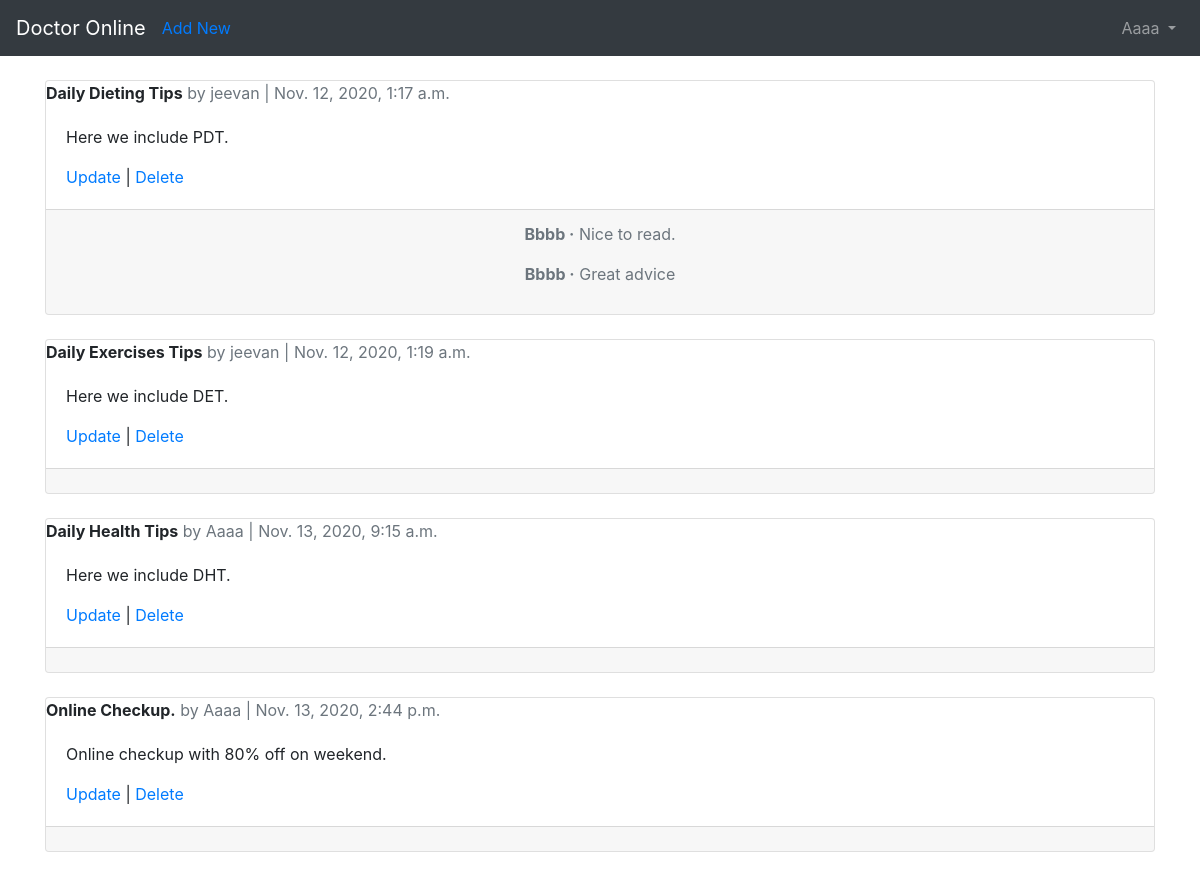
Screenshot of /articles/ (signed in) with the database file from the repository.
### users/models.py (models this page shows)
class CustomUser(AbstractUser):
	age=models.PositiveIntegerField(null=True,blank=True)

### articles/models.py (models this page shows, shortened)
class Article(models.Model):
   title=models.CharField(max_length=255)
   body=models.TextField()
   date=models.DateTimeField(auto_now_add=True)
   author=models.ForeignKey(
   get_user_model(),
   on_delete=models.CASCADE,
   )

class Comment(models.Model):
   article=models.ForeignKey(
   Article,
   on_delete=models.CASCADE,
   related_name='comments',
   )
   comment=models.CharField(max_length=500)
   author=models.ForeignKey(
   get_user_model(),
   on_delete=models.CASCADE,
   )
   def __str__(self):
      return self.comment

### articles/views.py (the view)
# urls.py: path('',ArticleListView.as_view(),name='article_list'),
class ArticleListView(ListView):
   model=Article
   template_name='article_list.html'

### templates/article_list.html (shortened to what this page needs)
{% extends 'base.html' %}
{% block content %}
{% for article in object_list %}
<div class="card">
   <div class="card-reader">
      <span class="font-weight-bold">{{ article.title }}</span>
      <span class="text-muted">by {{ article.author }} | {{ article.date }}</span>
   </div>
   <div class="card-body">
      <p>{{ article.body }}</p>
         <a href="{% url 'article_update' article.pk %}">Update</a> |
         <a href="{% url 'article_delete' article.pk %}">Delete</a>
   </div>
   <div class="card-footer text-center text-muted">
      {% for comment in article.comments.all %}
        <p>
            <span class="font-weight-bold">{{ comment.author }} &middot;</span>
            {{ comment }}
         </p>
      {% endfor %}
</div>
</div>
<br />
{% endfor %}
{% endblock content %}

### templates/base.html (shortened to what this page needs)
<!doctype html>
<html lang="en">
<head>
 <link rel="stylesheet"
href="https://stackpath.bootstrapcdn.com/bootstrap/4.1.3/css/\
bootstrap.min.css"
integrity="sha384-MCw98/SFnGE8fJT3GXwEOngsV7Zt27NXFoaoApmYm81i\
uXoPkFOJwJ8ERdknLPMO"
crossorigin="anonymous">
</head>
<body>
<nav class="navbar navbar-expand-md navbar-dark bg-dark mb-4">
<a class="navbar-brand" href="{% url 'home' %}">Doctor Online</a>
{% if user.is_authenticated %}
<ul class="navbar-nav mr-auto">
<li class="nav-item"><a href="{%url 'article_new' %}"> Add New </a></li>
</ul>
{% endif %}
<div class="collapse navbar-collapse" id="navbarCollapse">
{% if user.is_authenticated %}
<ul class="navbar-nav ml-auto">
<li class="nav-item">
<a class="nav-link dropdown-toggle" href="#" id="userMenu"
data-toggle="dropdown" aria-haspopup="true"
aria-expanded="false"> {{ user.username }} </a>
</li>
</ul>
{% else %}
<form class="form-inline ml-auto">
<a href="{% url 'login' %}" class="btn btn-outline-secondary"> Log In</a>
<a href="{% url 'signup' %}" class="btn btn-primary ml-2"> Sign up</a>
</form>
{% endif %}
</div>
</nav>
<div class="container">
{% block content %}
{% endblock content %}
</div>
</body>
</html>

### rows the page displays
CustomUser: username "Aaaa"
Article: title "Daily Dieting Tips", author "jeevan", date "Nov. 12, 2020, 1:17 a.m.", body "Here we include PDT."
Comment: author "Bbbb", comment "Nice to read."
Comment: author "Bbbb", comment "Great advice"
Article: title "Daily Exercises Tips", author "jeevan", date "Nov. 12, 2020, 1:19 a.m.", body "Here we include DET."
Article: title "Daily Health Tips", author "Aaaa", date "Nov. 13, 2020, 9:15 a.m.", body "Here we include DHT."
Article: title "Online Checkup.", author "Aaaa", date "Nov. 13, 2020, 2:44 p.m.", body "Online checkup with 80% off on weekend."
